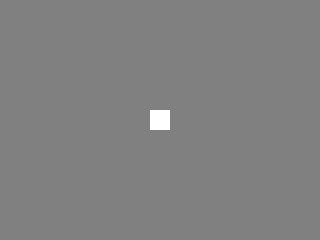
Frame 1 (no input)
Frame 60 (the mouse pressed at the canvas centre just before this capture): identical to frame 1, image omitted
Frame 120 (the mouse held since frame 60 and released just before this capture): identical to frame 1, image omitted

The Processing sketch that drew this single still picture (run headless with seeded random() and noise(); from frame 60 on, the mouse is pressed at the canvas centre):

// Processing sketch: processing_54540
// ── processing_54540.pde

 
String input = "";
int tamany = 20;
 
float bx;
float by;
 
void setup(){
  size(320, 240);
  noStroke();
  background(128);
  bx = width/2.0;
  by = height/2.0;
  tamany = 10;
  rectMode(RADIUS);
   
}
 
//dibuixem el quadrat
void draw(){
    fill(255);
    rect(bx, by, tamany, tamany);
}
 
void keyPressed(){
    println( "La tecla premuda fou: "  + char(key) );
  if( key >= '0' && key <= '9' ){
    input+=char(key);
    println( "El valor actual es : " + input );
  }
  else if( key == BACKSPACE && input.length() > 0 ){
    println( "Esborrem l'ultim caracter inserit" );
    input = input.substring(  0, input.length()-1 );
    println( "El valor actual es : " + input );
  }
  else if (key == RETURN || key == ENTER){
    background(0);
    int finalInput = int( input );
    tamany= int( input);
    println( "El valor aplicat es: " + finalInput );   
    input = "";
  }
}
